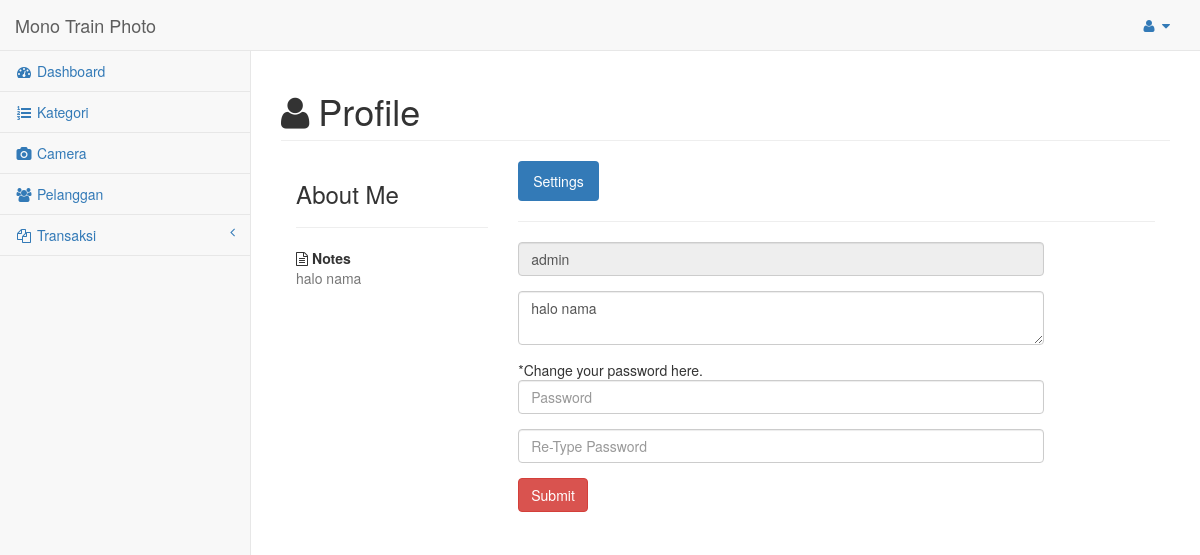
/main/index.php?view=user_profile (signed in), run on the app's committed database.
### tables this page shows
CREATE TABLE `user` (
  `user_id` int(100) NOT NULL,
  `user_username` varchar(100) NOT NULL,
  `user_password` varchar(100) NOT NULL,
  `user_level` int(10) NOT NULL,
  `user_info` text NOT NULL
);

### main/template/page.php (called while the page is built)
<?php
include_once 'header.php';
include_once 'footer.php';
?>

### main/view/profile.php (the view, shortened to what this page needs)
<?php include_once 'template/menu/menu_admin.php';
$a = mysql_query("SELECT * from user where user_id='$_SESSION[user_id]'");
$data = mysql_fetch_array($a);
?>
<div id="page-wrapper">
  <div class="row">
    <div class="col-lg-12">
      <h1 class="page-header"><i class="fa fa-user">&nbsp;</i>Profile</h1>
    </div>
  </div>
  <section class="content">
    <div class="container-fluid">
      <div class="row">
        <div class="col-md-3">
          <div class="card card-primary">
            <div class="card-header">
              <h3 class="card-title">About Me</h3>
            </div>
            <div class="card-body">
              <hr>
              <strong><i class="fa fa-file-text-o mr-1"></i> Notes</strong>
              <p class="text-muted"><?php echo $data['user_info']?></p>
            </div>
          </div>
        </div>
        <div class="col-md-9">
          <div class="card">
            <div class="card-header p-2">
              <ul class="nav nav-pills">
                <li class="nav-item active"><a class="nav-link " href="#settings" data-toggle="tab">Settings</a></li>
              </ul>
            </div>
            <hr>
            <div class="card-body">
              <div class="tab-content">
                <div class="tab-pane active" id="settings">
                  <form class="form-horizontal" action="index.php?view=profile_edit_process" method="post">
                    <div class="form-group">
                      <div class="col-sm-10">
                        <input type="text" readonly="" name="username" class="form-control" id="inputName" placeholder="Input Username" value="<?php echo $data['user_username']?>">
                      </div>
                    </div>
                    <div class="form-group">
                      <div class="col-sm-10">
                        <textarea type="text" name="keterangan" class="form-control" id="inputSkills" placeholder="Additional Info"><?php echo $data['user_info']?></textarea>
                      </div>
                    </div>
                    *Change your password here.
                    <div class="form-group">
                      <div class="col-sm-10">
                        <input type="password" class="form-control" name="password" id="inputEmail" placeholder="Password">
                      </div>
                    </div>
                    <div class="form-group">
                      <div class="col-sm-10">
                        <input type="password" class="form-control" name="password2" id="inputName2" placeholder="Re-Type Password">
                      </div>
                    </div>
                    <div class="form-group" align="left">
                      <div class="col-sm-10">
                        <button type="submit" class="btn btn-danger">Submit</button>
                      </div>
                    </div>
                  </form>
                </div>
              </div>
            </div>
          </div>
        </div>
      </div>
    </div>
  </section>
</div>

### data on the page
user: user_info "halo nama", username "admin", keterangan "halo nama"
